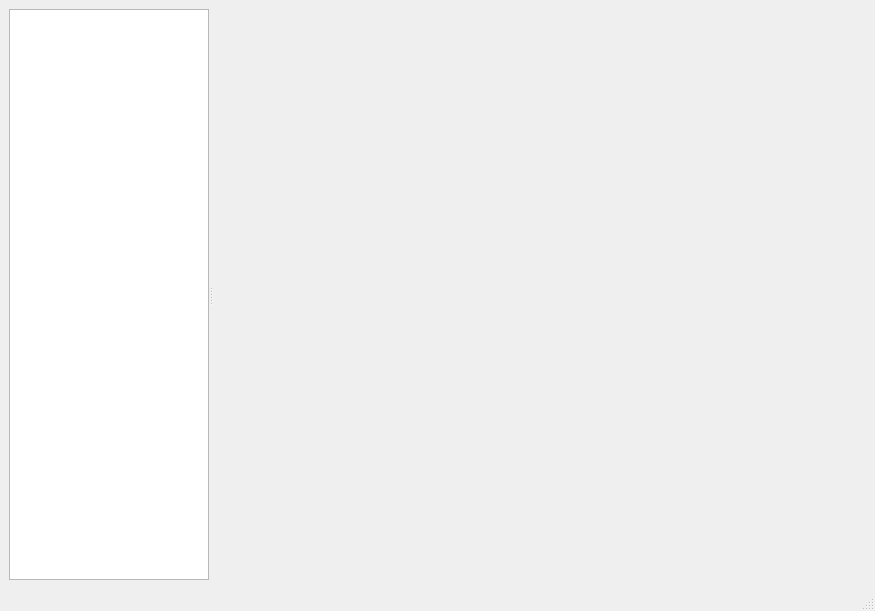
<?xml version="1.0" encoding="UTF-8"?>
<ui version="4.0">
 <class>MainWindow</class>
 <widget class="QMainWindow" name="MainWindow">
  <property name="geometry">
   <rect>
    <x>0</x>
    <y>0</y>
    <width>875</width>
    <height>611</height>
   </rect>
  </property>
  <property name="windowTitle">
   <string>MainWindow</string>
  </property>
  <widget class="QWidget" name="centralwidget">
   <layout class="QHBoxLayout" name="horizontalLayout">
    <item>
     <widget class="QSplitter" name="splitter">
      <property name="orientation">
       <enum>Qt::Horizontal</enum>
      </property>
      <widget class="QTreeView" name="navTreeView">
       <property name="maximumSize">
        <size>
         <width>200</width>
         <height>16777215</height>
        </size>
       </property>
       <property name="frameShape">
        <enum>QFrame::StyledPanel</enum>
       </property>
       <property name="frameShadow">
        <enum>QFrame::Sunken</enum>
       </property>
       <property name="lineWidth">
        <number>1</number>
       </property>
       <property name="alternatingRowColors">
        <bool>false</bool>
       </property>
       <property name="headerHidden">
        <bool>true</bool>
       </property>
      </widget>
      <widget class="QWidget" name="mainWidget" native="true">
       <property name="sizePolicy">
        <sizepolicy hsizetype="Expanding" vsizetype="Expanding">
         <horstretch>0</horstretch>
         <verstretch>0</verstretch>
        </sizepolicy>
       </property>
       <layout class="QHBoxLayout" name="horizontalLayout_3">
        <property name="sizeConstraint">
         <enum>QLayout::SetDefaultConstraint</enum>
        </property>
        <property name="margin">
         <number>0</number>
        </property>
       </layout>
      </widget>
     </widget>
    </item>
   </layout>
  </widget>
  <widget class="QMenuBar" name="menubar">
   <property name="geometry">
    <rect>
     <x>0</x>
     <y>0</y>
     <width>875</width>
     <height>22</height>
    </rect>
   </property>
  </widget>
  <widget class="QStatusBar" name="statusbar"/>
 </widget>
 <resources/>
 <connections/>
</ui>
